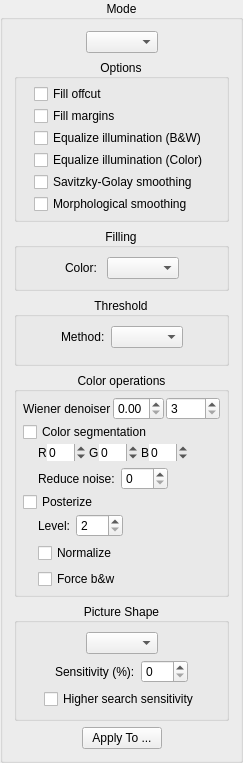
    <widget class="CollapsibleGroupBox" name="modePanel">
     <property name="title">
      <string>Mode</string>
     </property>
     <property name="alignment">
      <set>Qt::AlignCenter</set>
     </property>
     <property name="flat">
      <bool>false</bool>
     </property>
     <property name="checkable">
      <bool>false</bool>
     </property>
     <layout class="QVBoxLayout" name="verticalLayout_6">
      <item>
       <layout class="QHBoxLayout" name="horizontalLayout_2">
        <item>
         <spacer name="horizontalSpacer">
          <property name="orientation">
           <enum>Qt::Horizontal</enum>
          </property>
          <property name="sizeHint" stdset="0">
           <size>
            <width>1</width>
            <height>1</height>
           </size>
          </property>
         </spacer>
        </item>
        <item>
         <widget class="QComboBox" name="colorModeSelector"/>
        </item>
        <item>
         <spacer name="horizontalSpacer_2">
          <property name="orientation">
           <enum>Qt::Horizontal</enum>
          </property>
          <property name="sizeHint" stdset="0">
           <size>
            <width>1</width>
            <height>1</height>
           </size>
          </property>
         </spacer>
        </item>
       </layout>
      </item>
      <item>
       <widget class="CollapsibleGroupBox" name="commonOptions">
        <property name="styleSheet">
         <string notr="true"/>
        </property>
        <property name="title">
         <string>Options</string>
        </property>
        <property name="alignment">
         <set>Qt::AlignCenter</set>
        </property>
        <layout class="QHBoxLayout" name="horizontalLayout_6">
         <property name="leftMargin">
          <number>0</number>
         </property>
         <property name="topMargin">
          <number>0</number>
         </property>
         <property name="rightMargin">
          <number>0</number>
         </property>
         <property name="bottomMargin">
          <number>0</number>
         </property>
         <item>
          <spacer name="horizontalSpacer_13">
           <property name="orientation">
            <enum>Qt::Horizontal</enum>
           </property>
           <property name="sizeHint" stdset="0">
            <size>
             <width>1</width>
             <height>1</height>
            </size>
           </property>
          </spacer>
         </item>
         <item>
          <layout class="QVBoxLayout" name="verticalLayout_12">
           <property name="spacing">
            <number>2</number>
           </property>
           <property name="leftMargin">
            <number>5</number>
           </property>
           <property name="topMargin">
            <number>5</number>
           </property>
           <property name="rightMargin">
            <number>5</number>
           </property>
           <property name="bottomMargin">
            <number>5</number>
           </property>
           <item>
            <widget class="QCheckBox" name="fillOffcutCB">
             <property name="text">
              <string>Fill offcut</string>
             </property>
            </widget>
           </item>
           <item>
            <widget class="QCheckBox" name="fillMarginsCB">
             <property name="text">
              <string>Fill margins</string>
             </property>
            </widget>
           </item>
           <item>
            <widget class="QCheckBox" name="equalizeIlluminationCB">
             <property name="toolTip">
              <string>Normalize illumination before binarization.</string>
             </property>
             <property name="text">
              <string>Equalize illumination (B&amp;&amp;W)</string>
             </property>
            </widget>
           </item>
           <item>
            <widget class="QCheckBox" name="equalizeIlluminationColorCB">
             <property name="toolTip">
              <string>Normalize illumination in color mode / in picture zones in mixed mode.</string>
             </property>
             <property name="text">
              <string>Equalize illumination (Color)</string>
             </property>
            </widget>
           </item>
           <item>
            <widget class="QCheckBox" name="savitzkyGolaySmoothingCB">
             <property name="text">
              <string>Savitzky-Golay smoothing</string>
             </property>
            </widget>
           </item>
           <item>
            <widget class="QCheckBox" name="morphologicalSmoothingCB">
             <property name="text">
              <string>Morphological smoothing</string>
             </property>
            </widget>
           </item>
          </layout>
         </item>
         <item>
          <spacer name="horizontalSpacer_14">
           <property name="orientation">
            <enum>Qt::Horizontal</enum>
           </property>
           <property name="sizeHint" stdset="0">
            <size>
             <width>1</width>
             <height>1</height>
            </size>
           </property>
          </spacer>
         </item>
        </layout>
       </widget>
      </item>
      <item>
       <widget class="CollapsibleGroupBox" name="fillingOptions">
        <property name="title">
         <string>Filling</string>
        </property>
        <property name="alignment">
         <set>Qt::AlignCenter</set>
        </property>
        <property name="flat">
         <bool>false</bool>
        </property>
        <layout class="QVBoxLayout" name="verticalLayout_10">
         <item>
          <layout class="QHBoxLayout" name="horizontalLayout_23">
           <item>
            <spacer name="horizontalSpacer_43">
             <property name="orientation">
              <enum>Qt::Horizontal</enum>
             </property>
             <property name="sizeHint" stdset="0">
              <size>
               <width>1</width>
               <height>1</height>
              </size>
             </property>
            </spacer>
           </item>
           <item>
            <widget class="QLabel" name="fillingColorLabel">
             <property name="text">
              <string>Color: </string>
             </property>
            </widget>
           </item>
           <item>
            <widget class="QComboBox" name="fillingColorBox"/>
           </item>
           <item>
            <spacer name="horizontalSpacer_44">
             <property name="orientation">
              <enum>Qt::Horizontal</enum>
             </property>
             <property name="sizeHint" stdset="0">
              <size>
               <width>1</width>
               <height>1</height>
              </size>
             </property>
            </spacer>
           </item>
          </layout>
         </item>
        </layout>
       </widget>
      </item>
      <item>
       <widget class="CollapsibleGroupBox" name="thresholdOptions">
        <property name="title">
         <string>Threshold</string>
        </property>
        <property name="alignment">
         <set>Qt::AlignCenter</set>
        </property>
        <property name="flat">
         <bool>false</bool>
        </property>
        <layout class="QVBoxLayout" name="verticalLayout_11">
         <item>
          <layout class="QHBoxLayout" name="horizontalLayout_22">
           <item>
            <spacer name="horizontalSpacer_42">
             <property name="orientation">
              <enum>Qt::Horizontal</enum>
             </property>
             <property name="sizeHint" stdset="0">
              <size>
               <width>1</width>
               <height>1</height>
              </size>
             </property>
            </spacer>
           </item>
           <item>
            <widget class="QLabel" name="thresholMethodLabel">
             <property name="text">
              <string>Method:</string>
             </property>
            </widget>
           </item>
           <item>
            <widget class="QComboBox" name="thresholdMethodBox"/>
           </item>
           <item>
            <spacer name="horizontalSpacer_41">
             <property name="orientation">
              <enum>Qt::Horizontal</enum>
             </property>
             <property name="sizeHint" stdset="0">
              <size>
               <width>1</width>
               <height>1</height>
              </size>
             </property>
            </spacer>
           </item>
          </layout>
         </item>
         <item>
          <widget class="QStackedWidget" name="binarizationOptions">
           <property name="currentIndex">
            <number>1</number>
           </property>
           <widget class="QWidget" name="page"/>
           <widget class="QWidget" name="page_2"/>
          </widget>
         </item>
        </layout>
       </widget>
      </item>
      <item>
       <widget class="CollapsibleGroupBox" name="colorOperationsOptions">
        <property name="styleSheet">
         <string notr="true"/>
        </property>
        <property name="title">
         <string>Color operations</string>
        </property>
        <property name="alignment">
         <set>Qt::AlignCenter</set>
        </property>
        <layout class="QHBoxLayout" name="horizontalLayout_15">
         <property name="leftMargin">
          <number>0</number>
         </property>
         <property name="topMargin">
          <number>0</number>
         </property>
         <property name="rightMargin">
          <number>0</number>
         </property>
         <property name="bottomMargin">
          <number>0</number>
         </property>
         <item>
          <spacer name="horizontalSpacer_30">
           <property name="orientation">
            <enum>Qt::Horizontal</enum>
           </property>
           <property name="sizeHint" stdset="0">
            <size>
             <width>1</width>
             <height>1</height>
            </size>
           </property>
          </spacer>
         </item>
         <item>
          <layout class="QVBoxLayout" name="verticalLayout_14">
           <property name="spacing">
            <number>2</number>
           </property>
           <property name="leftMargin">
            <number>5</number>
           </property>
           <property name="topMargin">
            <number>5</number>
           </property>
           <property name="rightMargin">
            <number>5</number>
           </property>
           <property name="bottomMargin">
            <number>5</number>
           </property>
           <item>
            <layout class="QGridLayout" name="filterColorOptions">
             <item row="0" column="0">
              <widget class="QLabel" name="wienerLabel">
               <property name="text">
                <string>Wiener denoiser</string>
               </property>
              </widget>
             </item>
             <item row="0" column="1">
              <widget class="QDoubleSpinBox" name="wienerCoef">
               <property name="toolTip">
                <string>Value is 0.0 .. 1.0..</string>
               </property>
               <property name="minimum">
                <double>0.0</double>
               </property>
               <property name="maximum">
                <double>1.0</double>
               </property>
               <property name="singleStep">
                <double>0.01</double>
               </property>
              </widget>
             </item>
             <item row="0" column="2">
              <widget class="QSpinBox" name="wienerWindowSize">
               <property name="toolTip">
                <string>The dimensions of a pixel neighborhood to consider.</string>
               </property>
               <property name="minimum">
                <number>3</number>
               </property>
               <property name="maximum">
                <number>9999</number>
               </property>
              </widget>
             </item>
            </layout>
           </item>
           <item>
            <widget class="QCheckBox" name="colorSegmentationCB">
             <property name="toolTip">
              <string>Split the image into color segments and colorize b&amp;w mask.</string>
             </property>
             <property name="statusTip">
              <string/>
             </property>
             <property name="text">
              <string>Color segmentation</string>
             </property>
            </widget>
           </item>
           <item>
            <widget class="QWidget" name="segmenterOptionsWidget" native="true">
             <layout class="QVBoxLayout" name="verticalLayout_19">
              <property name="leftMargin">
               <number>0</number>
              </property>
              <property name="topMargin">
               <number>0</number>
              </property>
              <property name="rightMargin">
               <number>0</number>
              </property>
              <property name="bottomMargin">
               <number>0</number>
              </property>
              <item>
               <layout class="QHBoxLayout" name="horizontalLayout_27">
                <property name="spacing">
                 <number>0</number>
                </property>
                <item>
                 <spacer name="horizontalSpacer_56">
                  <property name="orientation">
                   <enum>Qt::Horizontal</enum>
                  </property>
                  <property name="sizeType">
                   <enum>QSizePolicy::Minimum</enum>
                  </property>
                  <property name="sizeHint" stdset="0">
                   <size>
                    <width>15</width>
                    <height>1</height>
                   </size>
                  </property>
                 </spacer>
                </item>
                <item>
                 <widget class="QLabel" name="rLabel">
                  <property name="text">
                   <string>R</string>
                  </property>
                  <property name="margin">
                   <number>1</number>
                  </property>
                  <property name="indent">
                   <number>0</number>
                  </property>
                 </widget>
                </item>
                <item>
                 <widget class="QSpinBox" name="redAdjustmentSB">
                  <property name="toolTip">
                   <string>Red component adjustment. A negative value means the segmenter will be more sensitive to red and vice versa for a positive one.</string>
                  </property>
                  <property name="frame">
                   <bool>false</bool>
                  </property>
                  <property name="alignment">
                   <set>Qt::AlignLeading|Qt::AlignLeft|Qt::AlignVCenter</set>
                  </property>
                  <property name="minimum">
                   <number>-99</number>
                  </property>
                  <property name="maximum">
                   <number>99</number>
                  </property>
                  <property name="value">
                   <number>0</number>
                  </property>
                 </widget>
                </item>
                <item>
                 <widget class="QLabel" name="gLabel">
                  <property name="text">
                   <string>G</string>
                  </property>
                  <property name="margin">
                   <number>1</number>
                  </property>
                  <property name="indent">
                   <number>3</number>
                  </property>
                 </widget>
                </item>
                <item>
                 <widget class="QSpinBox" name="greenAdjustmentSB">
                  <property name="toolTip">
                   <string>Green component adjustment. A negative value means the segmenter will be more sensitive to green and vice versa for a positive one.</string>
                  </property>
                  <property name="frame">
                   <bool>false</bool>
                  </property>
                  <property name="alignment">
                   <set>Qt::AlignLeading|Qt::AlignLeft|Qt::AlignVCenter</set>
                  </property>
                  <property name="minimum">
                   <number>-99</number>
                  </property>
                  <property name="maximum">
                   <number>99</number>
                  </property>
                  <property name="value">
                   <number>0</number>
                  </property>
                 </widget>
                </item>
                <item>
                 <widget class="QLabel" name="bLabel">
                  <property name="text">
                   <string>B</string>
                  </property>
                  <property name="margin">
                   <number>1</number>
                  </property>
                  <property name="indent">
                   <number>3</number>
                  </property>
                 </widget>
                </item>
                <item>
                 <widget class="QSpinBox" name="blueAdjustmentSB">
                  <property name="toolTip">
                   <string>Blue component adjustment. A negative value means the segmenter will be more sensitive to blue and vice versa for a positive one.</string>
                  </property>
                  <property name="frame">
                   <bool>false</bool>
                  </property>
                  <property name="alignment">
                   <set>Qt::AlignLeading|Qt::AlignLeft|Qt::AlignVCenter</set>
                  </property>
                  <property name="minimum">
                   <number>-99</number>
                  </property>
                  <property name="maximum">
                   <number>99</number>
                  </property>
                  <property name="value">
                   <number>0</number>
                  </property>
                 </widget>
                </item>
                <item>
                 <spacer name="horizontalSpacer_57">
                  <property name="orientation">
                   <enum>Qt::Horizontal</enum>
                  </property>
                  <property name="sizeHint" stdset="0">
                   <size>
                    <width>1</width>
                    <height>1</height>
                   </size>
                  </property>
                 </spacer>
                </item>
               </layout>
              </item>
              <item>
               <layout class="QHBoxLayout" name="horizontalLayout_28">
                <item>
                 <spacer name="horizontalSpacer_58">
                  <property name="orientation">
                   <enum>Qt::Horizontal</enum>
                  </property>
                  <property name="sizeType">
                   <enum>QSizePolicy::Minimum</enum>
                  </property>
                  <property name="sizeHint" stdset="0">
                   <size>
                    <width>15</width>
                    <height>1</height>
                   </size>
                  </property>
                 </spacer>
                </item>
                <item>
                 <widget class="QLabel" name="reduceNoiseLabel">
                  <property name="text">
                   <string>Reduce noise:</string>
                  </property>
                 </widget>
                </item>
                <item>
                 <widget class="QSpinBox" name="reduceNoiseSB">
                  <property name="toolTip">
                   <string/>
                  </property>
                  <property name="frame">
                   <bool>true</bool>
                  </property>
                  <property name="alignment">
                   <set>Qt::AlignLeading|Qt::AlignLeft|Qt::AlignVCenter</set>
                  </property>
                  <property name="minimum">
                   <number>0</number>
                  </property>
                  <property name="maximum">
                   <number>999</number>
                  </property>
                  <property name="value">
                   <number>0</number>
                  </property>
                 </widget>
                </item>
                <item>
                 <spacer name="horizontalSpacer_59">
                  <property name="orientation">
                   <enum>Qt::Horizontal</enum>
                  </property>
                  <property name="sizeHint" stdset="0">
                   <size>
                    <width>1</width>
                    <height>1</height>
                   </size>
                  </property>
                 </spacer>
                </item>
               </layout>
              </item>
             </layout>
            </widget>
           </item>
           <item>
            <widget class="QCheckBox" name="posterizeCB">
             <property name="toolTip">
              <string>Reduce the number of colors of the output image by grouping similar colors.</string>
             </property>
             <property name="statusTip">
              <string/>
             </property>
             <property name="text">
              <string>Posterize</string>
             </property>
            </widget>
           </item>
           <item>
            <widget class="QWidget" name="posterizeOptionsWidget" native="true">
             <layout class="QVBoxLayout" name="verticalLayout_15">
              <property name="leftMargin">
               <number>0</number>
              </property>
              <property name="topMargin">
               <number>0</number>
              </property>
              <property name="rightMargin">
               <number>0</number>
              </property>
              <property name="bottomMargin">
               <number>0</number>
              </property>
              <item>
               <layout class="QHBoxLayout" name="horizontalLayout_17">
                <property name="topMargin">
                 <number>0</number>
                </property>
                <item>
                 <spacer name="horizontalSpacer_32">
                  <property name="orientation">
                   <enum>Qt::Horizontal</enum>
                  </property>
                  <property name="sizeType">
                   <enum>QSizePolicy::Minimum</enum>
                  </property>
                  <property name="sizeHint" stdset="0">
                   <size>
                    <width>15</width>
                    <height>1</height>
                   </size>
                  </property>
                 </spacer>
                </item>
                <item>
                 <widget class="QLabel" name="posterizeLevelLabel">
                  <property name="text">
                   <string>Level:</string>
                  </property>
                 </widget>
                </item>
                <item>
                 <widget class="QSpinBox" name="posterizeLevelSB">
                  <property name="toolTip">
                   <string>Lower value means lower count of colors in the output image, values between 2 and 6 inclusive guarantee an indexed image.</string>
                  </property>
                  <property name="frame">
                   <bool>true</bool>
                  </property>
                  <property name="alignment">
                   <set>Qt::AlignLeading|Qt::AlignLeft|Qt::AlignVCenter</set>
                  </property>
                  <property name="minimum">
                   <number>2</number>
                  </property>
                  <property name="maximum">
                   <number>255</number>
                  </property>
                 </widget>
                </item>
                <item>
                 <spacer name="horizontalSpacer_33">
                  <property name="orientation">
                   <enum>Qt::Horizontal</enum>
                  </property>
                  <property name="sizeHint" stdset="0">
                   <size>
                    <width>1</width>
                    <height>1</height>
                   </size>
                  </property>
                 </spacer>
                </item>
               </layout>
              </item>
              <item>
               <layout class="QHBoxLayout" name="horizontalLayout_19">
                <property name="topMargin">
                 <number>0</number>
                </property>
                <item>
                 <spacer name="horizontalSpacer_36">
                  <property name="orientation">
                   <enum>Qt::Horizontal</enum>
                  </property>
                  <property name="sizeType">
                   <enum>QSizePolicy::Minimum</enum>
                  </property>
                  <property name="sizeHint" stdset="0">
                   <size>
                    <width>15</width>
                    <height>1</height>
                   </size>
                  </property>
                 </spacer>
                </item>
                <item>
                 <widget class="QCheckBox" name="posterizeNormalizationCB">
                  <property name="toolTip">
                   <string/>
                  </property>
                  <property name="statusTip">
                   <string/>
                  </property>
                  <property name="text">
                   <string>Normalize</string>
                  </property>
                 </widget>
                </item>
                <item>
                 <spacer name="horizontalSpacer_37">
                  <property name="orientation">
                   <enum>Qt::Horizontal</enum>
                  </property>
                  <property name="sizeHint" stdset="0">
                   <size>
                    <width>1</width>
                    <height>1</height>
                   </size>
                  </property>
                 </spacer>
                </item>
               </layout>
              </item>
              <item>
               <layout class="QHBoxLayout" name="horizontalLayout_18">
                <property name="topMargin">
                 <number>0</number>
                </property>
                <item>
                 <spacer name="horizontalSpacer_34">
                  <property name="orientation">
                   <enum>Qt::Horizontal</enum>
                  </property>
                  <property name="sizeType">
                   <enum>QSizePolicy::Minimum</enum>
                  </property>
                  <property name="sizeHint" stdset="0">
                   <size>
                    <width>15</width>
                    <height>1</height>
                   </size>
                  </property>
                 </spacer>
                </item>
                <item>
                 <widget class="QCheckBox" name="posterizeForceBwCB">
                  <property name="toolTip">
                   <string>Make dark and light gray gradients black and white respectively.</string>
                  </property>
                  <property name="statusTip">
                   <string/>
                  </property>
                  <property name="text">
                   <string>Force b&amp;&amp;w</string>
                  </property>
                 </widget>
                </item>
                <item>
                 <spacer name="horizontalSpacer_35">
                  <property name="orientation">
                   <enum>Qt::Horizontal</enum>
                  </property>
                  <property name="sizeHint" stdset="0">
                   <size>
                    <width>1</width>
                    <height>1</height>
                   </size>
                  </property>
                 </spacer>
                </item>
               </layout>
              </item>
             </layout>
            </widget>
           </item>
          </layout>
         </item>
         <item>
          <spacer name="horizontalSpacer_31">
           <property name="orientation">
            <enum>Qt::Horizontal</enum>
           </property>
           <property name="sizeHint" stdset="0">
            <size>
             <width>1</width>
             <height>1</height>
            </size>
           </property>
          </spacer>
         </item>
        </layout>
       </widget>
      </item>
      <item>
       <widget class="CollapsibleGroupBox" name="pictureShapeOptions">
        <property name="title">
         <string>Picture Shape</string>
        </property>
        <property name="alignment">
         <set>Qt::AlignCenter</set>
        </property>
        <layout class="QVBoxLayout" name="verticalLayout_4">
         <item>
          <layout class="QHBoxLayout" name="horizontalLayout_13">
           <item>
            <spacer name="horizontalSpacer_23">
             <property name="orientation">
              <enum>Qt::Horizontal</enum>
             </property>
             <property name="sizeHint" stdset="0">
              <size>
               <width>1</width>
               <height>1</height>
              </size>
             </property>
            </spacer>
           </item>
           <item>
            <widget class="QComboBox" name="pictureShapeSelector"/>
           </item>
           <item>
            <spacer name="horizontalSpacer_24">
             <property name="orientation">
              <enum>Qt::Horizontal</enum>
             </property>
             <property name="sizeHint" stdset="0">
              <size>
               <width>1</width>
               <height>1</height>
              </size>
             </property>
            </spacer>
           </item>
          </layout>
         </item>
         <item>
          <widget class="QWidget" name="pictureShapeSensitivityOptions" native="true">
           <layout class="QHBoxLayout" name="horizontalLayout_14">
            <property name="leftMargin">
             <number>0</number>
            </property>
            <property name="topMargin">
             <number>0</number>
            </property>
            <property name="rightMargin">
             <number>0</number>
            </property>
            <property name="bottomMargin">
             <number>0</number>
            </property>
            <item>
             <spacer name="horizontalSpacer_27">
              <property name="orientation">
               <enum>Qt::Horizontal</enum>
              </property>
              <property name="sizeHint" stdset="0">
               <size>
                <width>1</width>
                <height>1</height>
               </size>
              </property>
             </spacer>
            </item>
            <item>
             <widget class="QLabel" name="pictureShapeSensitivityLabel">
              <property name="text">
               <string>Sensitivity (%):</string>
              </property>
             </widget>
            </item>
            <item>
             <widget class="QSpinBox" name="pictureShapeSensitivitySB">
              <property name="frame">
               <bool>true</bool>
              </property>
              <property name="minimum">
               <number>0</number>
              </property>
              <property name="maximum">
               <number>100</number>
              </property>
             </widget>
            </item>
            <item>
             <spacer name="horizontalSpacer_28">
              <property name="orientation">
               <enum>Qt::Horizontal</enum>
              </property>
              <property name="sizeHint" stdset="0">
               <size>
                <width>1</width>
                <height>1</height>
               </size>
              </property>
             </spacer>
            </item>
           </layout>
          </widget>
         </item>
         <item>
          <layout class="QHBoxLayout" name="horizontalLayout_20">
           <item>
            <spacer name="horizontalSpacer_38">
             <property name="orientation">
              <enum>Qt::Horizontal</enum>
             </property>
             <property name="sizeHint" stdset="0">
              <size>
               <width>1</width>
               <height>0</height>
              </size>
             </property>
            </spacer>
           </item>
           <item>
            <widget class="QCheckBox" name="higherSearchSensitivityCB">
             <property name="text">
              <string>Higher search sensitivity</string>
             </property>
            </widget>
           </item>
           <item>
            <spacer name="horizontalSpacer_39">
             <property name="orientation">
              <enum>Qt::Horizontal</enum>
             </property>
             <property name="sizeHint" stdset="0">
              <size>
               <width>1</width>
               <height>0</height>
              </size>
             </property>
            </spacer>
           </item>
          </layout>
         </item>
        </layout>
       </widget>
      </item>
      <item>
       <layout class="QHBoxLayout" name="horizontalLayout_5">
        <item>
         <spacer name="horizontalSpacer_9">
          <property name="orientation">
           <enum>Qt::Horizontal</enum>
          </property>
          <property name="sizeHint" stdset="0">
           <size>
            <width>1</width>
            <height>1</height>
           </size>
          </property>
         </spacer>
        </item>
        <item>
         <widget class="QPushButton" name="applyColorsButton">
          <property name="text">
           <string>Apply To ...</string>
          </property>
         </widget>
        </item>
        <item>
         <spacer name="horizontalSpacer_10">
          <property name="orientation">
           <enum>Qt::Horizontal</enum>
          </property>
          <property name="sizeHint" stdset="0">
           <size>
            <width>1</width>
            <height>1</height>
           </size>
          </property>
         </spacer>
        </item>
       </layout>
      </item>
     </layout>
    </widget>
